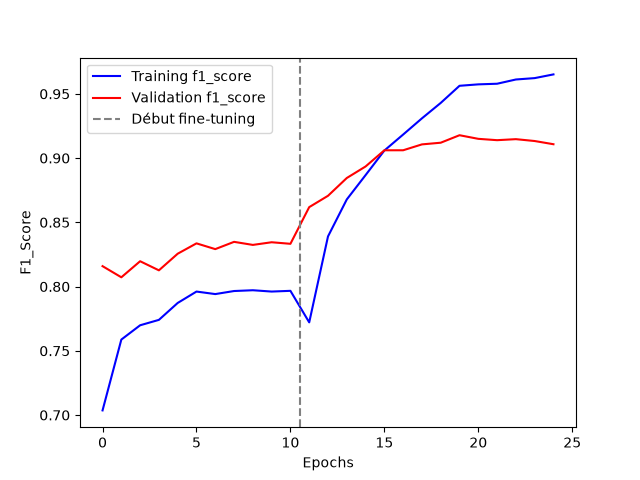

The Python source for this figure:
# %%
# Pour la manipulation de tableaux
import numpy as np

# Imports nécessaires pour construire un modèle en transfer learning avec l'API fonctionnelle de Keras
from tensorflow.keras.layers import Input, Dense, Dropout, GlobalAveragePooling2D
from tensorflow.keras.models import Model, load_model
from tensorflow.keras.applications import DenseNet121
from tensorflow.keras.applications.densenet import preprocess_input
from tensorflow.keras.preprocessing import image_dataset_from_directory
from sklearn.metrics import f1_score, accuracy_score, classification_report
from sklearn.utils.class_weight import compute_class_weight

# Pour évaluer les performances
from sklearn import metrics

# Pour visualiser les performances
import matplotlib.pyplot as plt
from matplotlib import cm
import seaborn as sns
import keras

# %%
import tensorflow as tf
tf.config.list_physical_devices('GPU')

# %%
# Note : color_mode='rgb' (les images grayscale sont dupliquées sur 3 canaux),
# requis pour les poids ImageNet du DenseNet121
train_ds = image_dataset_from_directory(
    directory="../../../COVID-19_Radiography_Dataset_split/train_augmented/",
    image_size=(299, 299),
    batch_size=32,
    labels="inferred",
    shuffle=True,
    seed=42,
    color_mode='rgb'
)

# %%
train_ds_not_augmented = image_dataset_from_directory(
    directory="../../../COVID-19_Radiography_Dataset_split/train/",
    image_size=(299, 299),
    batch_size=32,
    labels="inferred",
    shuffle=True,
    seed=42,
    color_mode='rgb'
)

# %%
val_ds = image_dataset_from_directory(
    directory="../../../COVID-19_Radiography_Dataset_split/validation/",
    image_size=(299, 299),
    batch_size=32,
    labels="inferred",
    seed=42,
    shuffle=True,
    color_mode='rgb'
)

# %%
test_ds = image_dataset_from_directory(
    directory="../../../COVID-19_Radiography_Dataset_split/test/",
    image_size=(299, 299),
    batch_size=32,
    labels="inferred",
    seed=42,
    shuffle=True,
    color_mode='rgb'
)

# à calculer sur les labels du train
y_train_not_augmented = np.concatenate([labels for images, labels in train_ds_not_augmented], axis=0)
class_weights = compute_class_weight('balanced', classes=np.unique(y_train_not_augmented), y=y_train_not_augmented)
class_weight_dict = dict(enumerate(class_weights))

# %%
from tensorflow.keras.callbacks import Callback
from timeit import default_timer as timer

class TimingCallback(Callback):
    def __init__(self, logs={}):
        self.logs = []
    def on_epoch_begin(self, epoch, logs={}):
        self.starttime = timer()
    def on_epoch_end(self, epoch, logs={}):
        self.logs.append(timer() - self.starttime)

@keras.saving.register_keras_serializable()
class SparseF1Score(tf.keras.metrics.F1Score):
    """F1Score de Keras adaptée aux labels sparses (entiers) plutôt que one-hot."""
    def __init__(self, num_classes, **kwargs):
        super().__init__(**kwargs)
        self.num_classes_ = num_classes

    def update_state(self, y_true, y_pred, sample_weight=None):
        y_true = tf.one_hot(tf.cast(tf.reshape(y_true, [-1]), tf.int32), depth=self.num_classes_)
        return super().update_state(y_true, y_pred, sample_weight)

# %%
from tensorflow.keras.callbacks import ReduceLROnPlateau, EarlyStopping

early_stopping = EarlyStopping(
    patience=5,
    min_delta=0.01,
    verbose=1,
    mode='max',
    monitor='val_f1_score')

reduce_learning_rate = ReduceLROnPlateau(
    monitor="val_f1_score",
    patience=3,
    min_delta=0.01,
    factor=0.1,
    cooldown=4,
    mode='max',
    verbose=1)

time_callback = TimingCallback()

# %%
# Construction du modèle : base DenseNet121 pré-entraînée (ImageNet) + tête custom
inputs = Input(shape=(299, 299, 3), name="Input")
x = preprocess_input(inputs)  # normalisation attendue par DenseNet (pas de Rescaling manuel)

base_model = DenseNet121(
    weights='imagenet',
    include_top=False,
    input_shape=(299, 299, 3)
)
base_model.trainable = False  # phase 1 : base gelée

x = base_model(x, training=False)
x = GlobalAveragePooling2D(name="gap")(x)
x = Dropout(rate=0.3)(x)
x = Dense(units=128, activation='relu', name='dense_hidden_layer')(x)
x = Dropout(rate=0.3)(x)
outputs = Dense(units=4, activation='softmax', name='output_layer')(x)

model = Model(inputs=inputs, outputs=outputs)

# %%
# PHASE 1 : entraînement de la tête seule, base gelée
model.compile(
    loss='sparse_categorical_crossentropy',
    optimizer=tf.keras.optimizers.Adam(learning_rate=1e-3),
    metrics=[SparseF1Score(num_classes=4, average='macro', name='f1_score')]
)

history_phase1 = model.fit(
    train_ds,
    validation_data=val_ds,
    epochs=15,
    callbacks=[reduce_learning_rate, early_stopping, time_callback],
    shuffle=False
)

# %%
# PHASE 2 : fine-tuning — dégel des couches profondes, learning rate réduit
base_model.trainable = True

# On garde les premières couches gelées (features bas-niveau génériques)
# et on ne dégèle que la deuxième moitié du réseau
fine_tune_from = len(base_model.layers) // 2
for layer in base_model.layers[:fine_tune_from]:
    layer.trainable = False

model.compile(
    loss='sparse_categorical_crossentropy',
    optimizer=tf.keras.optimizers.Adam(learning_rate=1e-5),  # LR bien plus faible pour le fine-tuning
    metrics=[SparseF1Score(num_classes=4, average='macro', name='f1_score')]
)

history_phase2 = model.fit(
    train_ds,
    validation_data=val_ds,
    epochs=30,
    callbacks=[reduce_learning_rate, early_stopping, time_callback],
    shuffle=False
)

model.save('densenet121_transfer.keras')

# %%
# Fusion des historiques des 2 phases pour le tracé
f1_train = history_phase1.history['f1_score'] + history_phase2.history['f1_score']
f1_val = history_phase1.history['val_f1_score'] + history_phase2.history['val_f1_score']
phase_boundary = len(history_phase1.history['f1_score'])

plt.xlabel('Epochs')
plt.ylabel('F1_Score')

plt.plot(f1_train, label='Training f1_score', color='blue')
plt.plot(f1_val, label='Validation f1_score', color='red')
plt.axvline(x=phase_boundary - 0.5, color='gray', linestyle='--', label='Début fine-tuning')

plt.legend()
plt.savefig('densenet121_transfer.png')
np.save('densenet121_transfer.npy', {'f1_score': f1_train, 'val_f1_score': f1_val})

plt.show()
